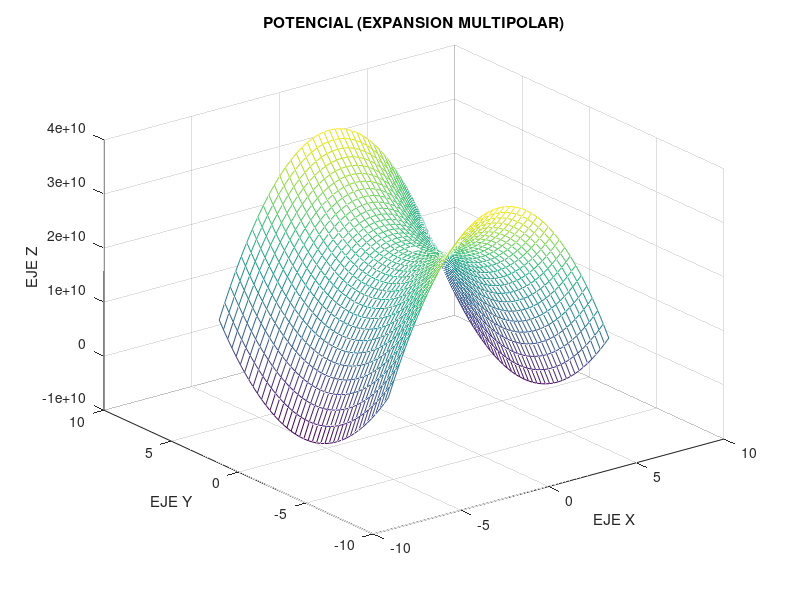
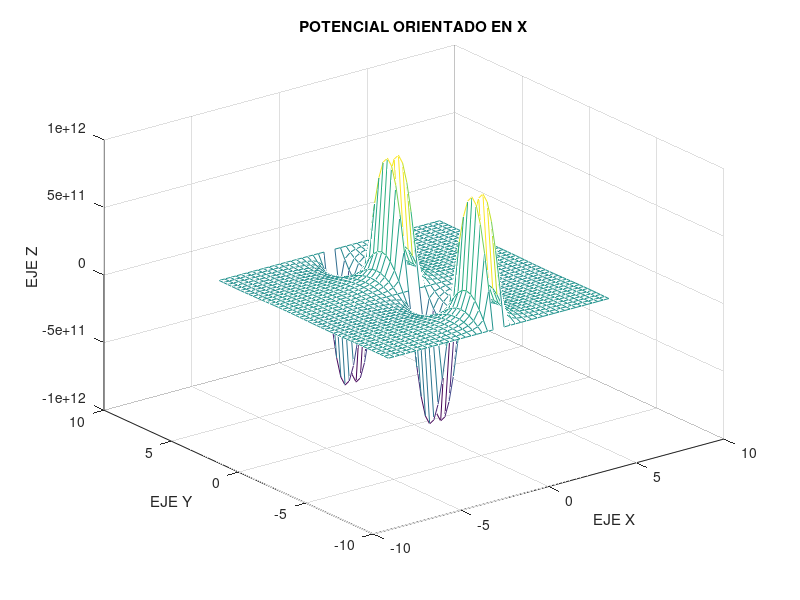
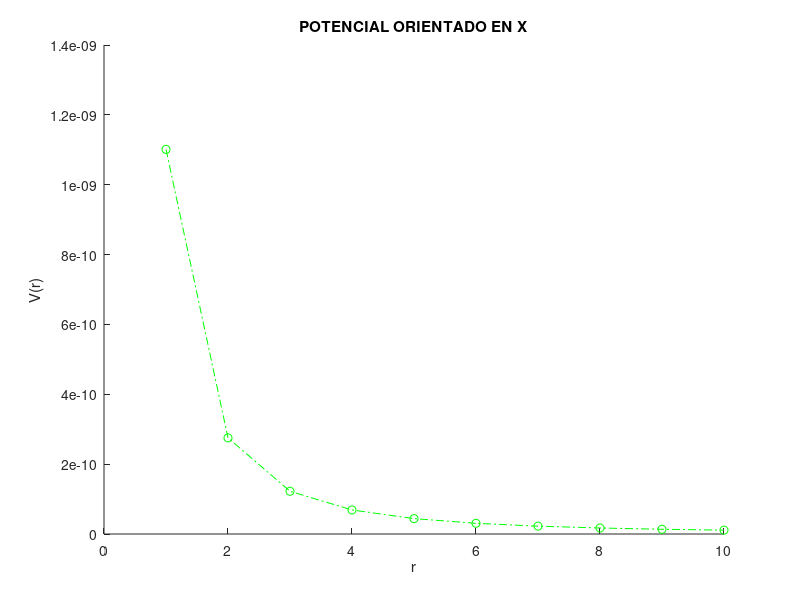
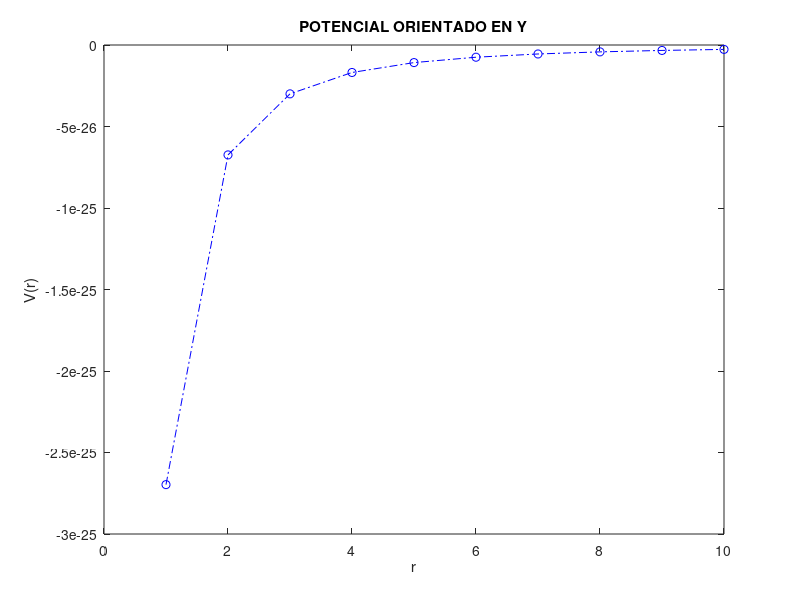

Write the MATLAB code that produced these figures, in order.
# Teoria electromagnetica
# Seccion 30
# Integrantes: Alejandro Duarte 19446, Marco Duarte 19022, Jonathan Pu 19249
# Descripcion: proyecto de representacion grafica de campo electrico y potencial
# de dipolos y medios polarizados

##% DIPOLOS ELECTRICOS Y EXPANSION MULTIPOLAR
##% Primer inciso
##clear; close all; clc;
##N = 20;
##minTheta = -2*pi; maxTheta = 2*pi;
##minPhi = -2*pi; maxPhi = 2*pi;
##minR = 2; maxR = 2;
##
###Vectores para dar un rango a cada variable
##Theta = [-2*pi -pi 0 pi 2*pi];
##R = [-2 -1 0 1 2];
##Phi = [-2*pi -pi 0 pi 2*pi];
##
###Definicion de ejes
### Theta_axis = linspace(minTheta, maxTheta, N);
### Phi_axis = linspace(minPhi, maxPhi, N);
### R_axis = linspace(minR, maxR, N);
##
##R_axis = R.*sin(Theta).*cos(Phi);
##Phi_axis = R.*sin(Theta).*sin(Phi);
##Theta_axis = R.*cos(Theta);
##
##[RG, PhiG, ThetaG] = meshgrid(1:4,1:4,1:4);
##
##
##
###Componentes del campo electrico
##eps0 = 8.85E-12;
##po = 100; #Un valor del momento dipolar para simular las graficas
##k = po/(4*pi*eps0);
##Er = k.*(-2.*sin(ThetaG).*cos(PhiG)-2.*sin(ThetaG).*sin(PhiG)-2.*cos(ThetaG))./(RG.^5);
##Ephi = k.*(sin(PhiG)-cos(PhiG))/(RG.^3); 
##Etheta = k.*(-cos(ThetaG).*cos(PhiG)-cos(ThetaG).*sin(PhiG)+sin(ThetaG))./(RG.^5);
##
##E = sqrt(Er.^2 + Ephi.^2 + Etheta.^2);
##
##u = Er./E;
##v = Ephi./E;
##w = Etheta./E;
##
##figure();
##h = quiver3(RG, PhiG, ThetaG, u, v, w);
##
###Potencial
##
##[pot1, pot2, pot3] = meshgrid(1:4,1:4,1:4);
##Pot = po.*((sin(pot3)).*cos(pot2) + sin(pot3).*sin(pot2) + cos(pot3))./(4*pi.*pot1.^2);
##figure();
##i = quiver3(pot1, pot2, pot3, 1:64, 1:64, 1:64);
##
##
##
##%POLARIZACION
###Problema 1
###Densidades de carga de polarizacion
##
###Definicion de variables
##
##k = 5;
##alpha0 = 10;
##
###Graficar polarizacion
##x=linspace(-1,1,10);
##y=linspace(-2*pi, 2*pi, 10);
##[ss, pp] = meshgrid(x, y);
##u = k.*ss.*e.^((ss.^2)/alpha0).*cos(pp);
##v = k.*ss.*e.^((ss.^2)/alpha0).*sin(pp);
##quiver(ss, pp, u, v)
##axis equal
##j = figure();
##
##xlabel('Eje x')
##ylabel('Eje y')
####s = linspace(1,10,1);
####Pphi = 0:2*pi;
####[ss, pp] = meshgrid(s, Pphi);
######xx = ss.*cos(tt);
######yy = ss.*sin(tt);
####componente_i = k.*e.^((-ss.^2)/alpha0).*cos(pp);
####componente_j = k.*e.^((-ss.^2)/alpha0).*sin(pp);
####
####normalizar = sqrt(componente_i.^2 + componente_j.^2);
####comp_i = componente_i./normalizar;
####comp_j = componente_j./normalizar;
####quiver(ss, pp, comp_i, comp_j)
####axis equal
##
####Pol = k.*e.^((s.^2)/alpha0);
####ThePol = 2*pi;
####mesh(Pol, ThePol, 0*Pol)
####figure();
###volumetrica = (-k.*(e.^(-x.^2)/alpha0))*((1./x-(2.*x/alpha0)));


clear; close all; clc;
% POTENCIAL APROXIMADO DE LA DENSIDAD DE CARGA
figure
r = [-2*pi:pi/10:2*pi];
theta = [-2*pi:pi/10:2*pi];
[Mx, My] = meshgrid(r, theta);
Mz = 89991804694*(0.25-((Mx.^2+My.^2)/120).*((3*(cos(atan(My./Mx)).^2)-1)/2));
mesh(Mx, My, Mz)
xlabel('EJE X')
ylabel('EJE Y')
zlabel('EJE Z')
title('POTENCIAL (EXPANSION MULTIPOLAR)')

figure
r1 = [-2*pi:pi/10:2*pi];
theta1 = [-2*pi:pi/10:2*pi];
[Mx1, My1] = meshgrid(r1, theta1);
Mz = 89991804694*(sin(My1)./(r1.^2));
mesh(Mx, My, Mz)
xlabel('EJE X')
ylabel('EJE Y')
zlabel('EJE Z')
title('POTENCIAL ORIENTADO EN X')

#Potencial de dipolo orientado en x
figure
hold on
theta2 = pi;
phi2 = 2.*pi;
r2 = 1:1:10;
#Asumiendo que Po = 0.001
pot_x = 8991804.694*((sin(theta2))*cos(phi2))./(r2.^2);
plot(r2, pot_x, '-.og')
xlabel('r')
ylabel('V(r)')

title('POTENCIAL ORIENTADO EN X')

#Potencial de dipolo orientado en y
figure
theta3 = pi;
phi3 = 2.*pi;
r3 = 1:1:10;
#Asumiendo que Po = 0.001
pot_y = 8991804.694*((sin(theta3))*sin(phi3))./(r3.^2);
plot(r3, pot_y, '-.ob')
xlabel('r')
ylabel('V(r)')

title('POTENCIAL ORIENTADO EN Y')

#Potencial de dipolo orientado en z
figure
theta4 = pi;
phi4 = 2.*pi;
r4 = 1:1:10;
#Asumiendo que Po = 0.001
pot_z = 8991804.694*((cos(theta4))./(r4.^2));
plot(r4, pot_z, '-.om')
xlabel('r')
ylabel('V(r)')

title('POTENCIAL ORIENTADO EN Z')


##figure
##theta4 = pi;
##r4 = [-2*pi:pi/10:2*pi];
##phi4 = [-2*pi:pi/10:2*pi];
##[Mx1, My1] = meshgrid(r1, theta1);
##Mz = 89991804694*sin(theta4)*(cos(My1)./(r1.^2));
##mesh(Mx, My, Mz)
##xlabel('EJE X')
##ylabel('EJE Y')
##zlabel('EJE Z')
##title('POTENCIAL ORIENTADO EN X')
